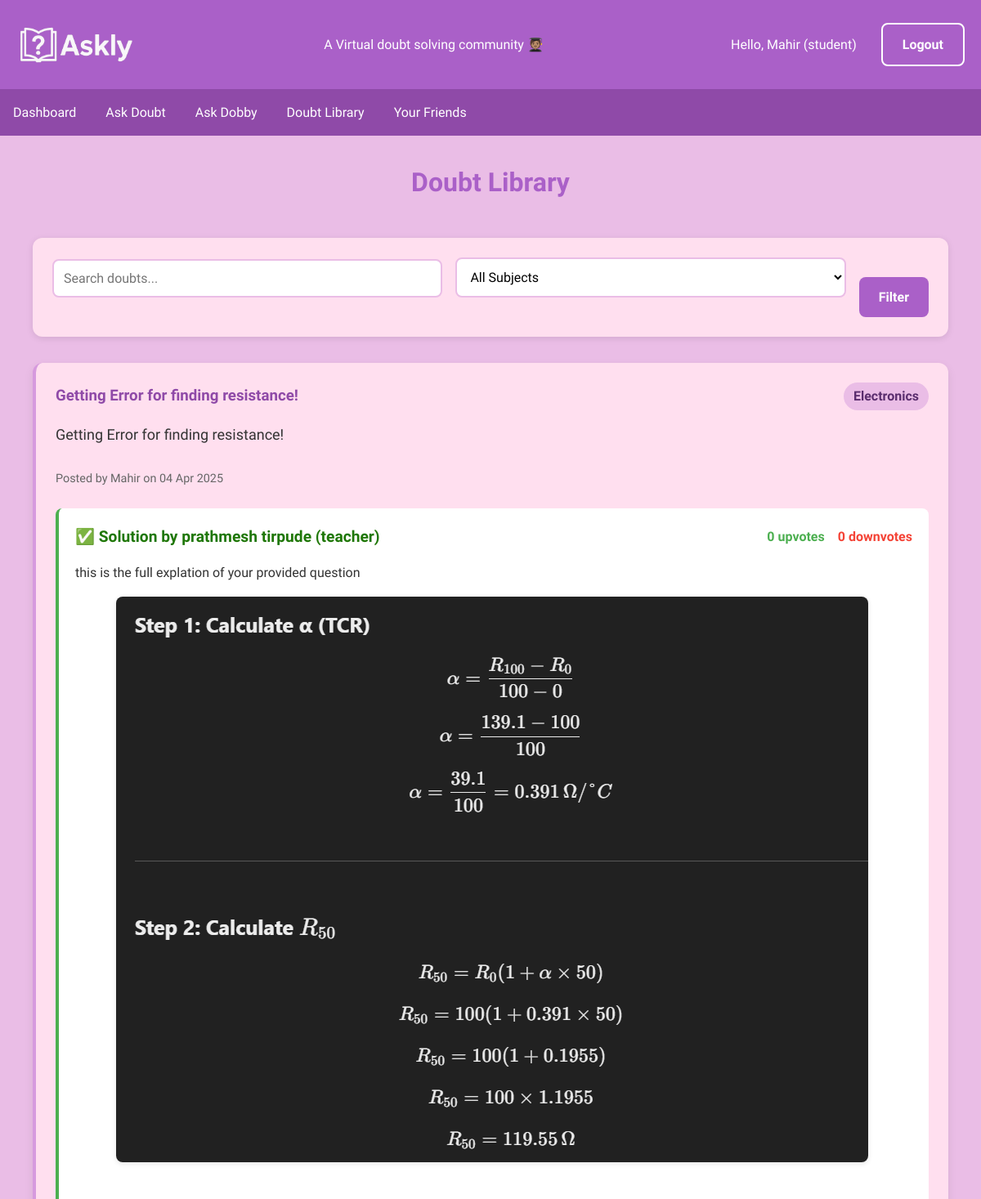
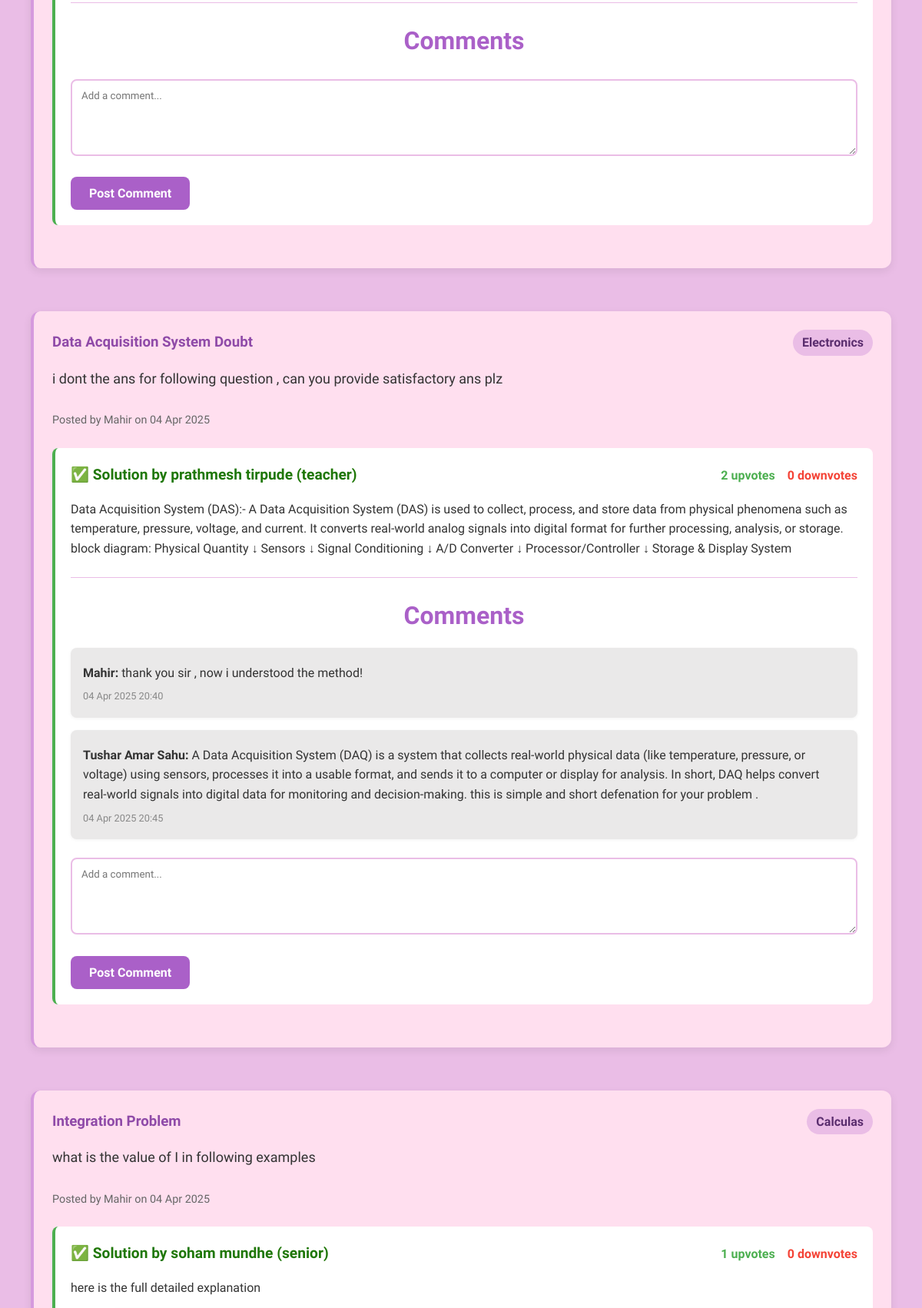
Screenshot of /doubt_library (signed in, upper part) with the database file from the repository (2 pictures, top to bottom).
### app.py (models this page shows, shortened)
class User(db.Model):
    id = db.Column(db.Integer, primary_key=True)
    name = db.Column(db.String(100), nullable=False)
    email = db.Column(db.String(100), unique=True, nullable=False)
    password = db.Column(db.String(100), nullable=False)
    role = db.Column(db.String(20), default='student')  # 'student', 'teacher' or 'senior'
    points = db.Column(db.Integer, default=0)
    doubts_posted = db.Column(db.Integer, default=0)
    doubts = db.relationship('Doubt', backref='author', lazy=True)
    solutions = db.relationship('Solution', backref='solver', lazy=True)
    votes = db.relationship('Vote', backref='voter', lazy=True)
    comments = db.relationship('Comment', backref='commenter', lazy=True)

class Doubt(db.Model):
    id = db.Column(db.Integer, primary_key=True)
    title = db.Column(db.String(200), nullable=False)
    description = db.Column(db.Text, nullable=False)
    subject = db.Column(db.String(50), nullable=False)  # Added subject field
    image_path = db.Column(db.String(300))
    created_at = db.Column(db.DateTime, default=datetime.utcnow)
    user_id = db.Column(db.Integer, db.ForeignKey('user.id'), nullable=False)
    solved = db.Column(db.Boolean, default=False)
    solutions = db.relationship('Solution', backref='doubt', lazy=True)
    comments = db.relationship('Comment', backref='doubt', lazy=True)

class Solution(db.Model):
    id = db.Column(db.Integer, primary_key=True)
    text = db.Column(db.Text, nullable=False)
    image_path = db.Column(db.String(300))
    solved_by = db.Column(db.String(100), nullable=False)
    solver_role = db.Column(db.String(20), nullable=False)
    created_at = db.Column(db.DateTime, default=datetime.utcnow)
    doubt_id = db.Column(db.Integer, db.ForeignKey('doubt.id'), nullable=False)
    user_id = db.Column(db.Integer, db.ForeignKey('user.id'), nullable=False)
    votes = db.relationship('Vote', backref='solution', lazy=True)
    @property
    def upvotes(self):
        return Vote.query.filter_by(solution_id=self.id, is_upvote=True).count()
    @property
    def downvotes(self):
        return Vote.query.filter_by(solution_id=self.id, is_upvote=False).count()

class Comment(db.Model):
    id = db.Column(db.Integer, primary_key=True)
    text = db.Column(db.Text, nullable=False)
    created_at = db.Column(db.DateTime, default=datetime.utcnow)
    user_id = db.Column(db.Integer, db.ForeignKey('user.id'), nullable=False)
    doubt_id = db.Column(db.Integer, db.ForeignKey('doubt.id'), nullable=False)

### app.py (the view)
@app.route('/doubt_library')
@login_required
def doubt_library():
    subject_filter = request.args.get('subject', '')
    search_query = request.args.get('search', '')
    query = Doubt.query.filter_by(solved=True)
    if subject_filter:
        query = query.filter_by(subject=subject_filter)
    if search_query:
        query = query.filter(Doubt.title.contains(search_query) |
                           Doubt.description.contains(search_query))
    solved_doubts = query.order_by(Doubt.created_at.desc()).all()
    subjects = db.session.query(Doubt.subject).distinct().all()
    subjects = [s[0] for s in subjects]
    return render_template('doubt_library.html',
                         solved_doubts=solved_doubts,
                         subjects=subjects,
                         current_subject=subject_filter,
                         search_query=search_query)

### app.py (called while the page is built)
def login_required(f):
    @wraps(f)
    def decorated_function(*args, **kwargs):
        if 'email' not in session:
            flash('Please login to view this page', 'error')
            return redirect(url_for('login'))
        return f(*args, **kwargs)
    return decorated_function

### templates/doubt_library.html (shortened to what this page needs)
{% extends "base.html" %}
{% block content %}
<div class="library-container">
    <h2>Doubt Library</h2>
    <br>
    <div class="filter-section">
        <form method="GET" class="filter-form">
            <div class="form-group">
                <input type="text" name="search" placeholder="Search doubts..." value="{{ search_query }}">
            </div>
            <div class="form-group">
                <select name="subject">
                    <option value="">All Subjects</option>
                </select>
            </div>
            <button type="submit" class="btn">Filter</button>
        </form>
    </div>
    <div class="doubts-list">
        {% for doubt in solved_doubts %}
        <div class="doubt-card">
            <div class="doubt-header">
                <h3 style="color: #8F4AA8;">{{ doubt.title }}</h3>
                <span class="subject-badge">{{ doubt.subject }}</span>
            </div>
            <p style="font-size: large;">{{ doubt.description }}</p><br>
            <div class="doubt-meta">
                <small>Posted by {{ doubt.author.name }} on {{ doubt.created_at.strftime('%d %b %Y') }}</small>
            </div>
            {% for solution in doubt.solutions %}
            <div class="solution">
                <div class="solution-header">
                    <h4> ✅ Solution by {{ solution.solved_by }} ({{ solution.solver_role }})</h4>
                    <div class="vote-count">
                        <span class="upvotes">{{ solution.upvotes }} upvotes</span>
                        <span class="downvotes">{{ solution.downvotes }} downvotes</span>
                    </div>
                </div>
                <p>{{ solution.text }}</p>
                {% if solution.image_path %}
                <div class="solution-image">
                    <img src="{{ url_for('static', filename='uploads/' + solution.image_path) }}" alt="Solution image">
                </div>
                {% endif %}
                <div class="comments-section">
                    <h2>Comments</h2>
                    {% for comment in doubt.comments %}
                    <div class="comment">
                        <p><strong>{{ comment.commenter.name }}:</strong> {{ comment.text }}</p>
                        <small>{{ comment.created_at.strftime('%d %b %Y %H:%M') }}</small>
                    </div>
                    {% endfor %}
                    <form method="POST" action="{{ url_for('add_comment', doubt_id=doubt.id) }}" class="comment-form">
                        <textarea name="comment_text" placeholder="Add a comment..." required></textarea>
                        <button type="submit" class="btn">Post Comment</button>
                    </form>
                </div>
            </div>
            {% endfor %}
        </div>
        {% endfor %}
    </div>
</div>
{% endblock %}

### templates/base.html (shortened to what this page needs)
<!DOCTYPE html>
<html lang="en">
<head>
    <link rel="stylesheet" href="https://cdnjs.cloudflare.com/ajax/libs/font-awesome/6.7.2/css/all.min.css" />
    <link rel="stylesheet" href="{{ url_for('static', filename='style.css') }}">
</head>
<body>
    <header>
        <div class="header-container">
            <img src="{{url_for('static', filename= 'Askly logo main 1.png')}}" alt="Askly Logo" class="logo" style="height: 50px; ">
            <p>A Virtual doubt solving community 🧑🏽‍🎓</p>
            <div class="user-info">
                {% if 'email' in session %}
                    <span>Hello, {{ session.name }} ({{ session.role }})</span>
                    <br><br><br>
                    <a href="{{ url_for('logout') }}" class="logout-btn">Logout</a>
                {% endif %}
            </div>
        </div>
    </header>
    <nav>
        {% if 'email' in session %}
            {% if session.role == 'teacher' or session.role == 'senior' %}
                <a href="{{ url_for('teacher_dashboard') }}">Teacher Dashboard</a>
                <a href="{{ url_for('doubt_library') }}">Doubt Library</a>
            {% else %}
                <a href="{{ url_for('dashboard') }}">Dashboard</a>
                <a href="{{ url_for('ask_doubt') }}">Ask Doubt</a>
                <a href="{{ url_for('dobby') }}">Ask Dobby</a>
                <a href="{{ url_for('doubt_library') }}">Doubt Library</a>
                <a href="{{ url_for('student_community') }}">Your Friends</a>
            {% endif %}
        {% endif %}
    </nav>
    <main>
        {% block content %}{% endblock %}
    </main>
</body>

### rows the page displays
User: name "Mahir"
Doubt: title "Getting Error for finding resistance!", subject "Electronics", description "Getting Error for finding resistance!", author.name "Mahir", created_at "04 Apr 2025"
Solution: solved_by "prathmesh tirpude", solver_role "teacher", upvotes "0", downvotes "0", text "this is the full explation of your provided question", image_path (picture)
Doubt: title "Data Acquisition System Doubt", subject "Electronics", description "i dont the ans for following question , can you provide satisfactory ans plz", author.name "Mahir", created_at "04 Apr 2025"
Solution: solved_by "prathmesh tirpude", solver_role "teacher", upvotes "2", downvotes "0", text "Data Acquisition System (DAS):- A Data Acquisition System (DAS) is used to collect, process, and store data from physical phenomena such as temperature, pressure, voltage, and current. It converts real-world analog signals into digital format for further processing, analysis, or storage. block diagram: Physical Quantity ↓ Sensors ↓ Signal Conditioning ↓ A/D Converter ↓ Processor/Controller ↓ Storage & Display System"
Comment: commenter.name "Mahir", text "thank you sir , now i understood the method!", created_at "04 Apr 2025 20:40"
Comment: commenter.name "Tushar Amar Sahu", text "A Data Acquisition System (DAQ) is a system that collects real-world physical data (like temperature, pressure, or voltage) using sensors, processes it into a usable format, and sends it to a computer or display for analysis. In short, DAQ helps convert real-world signals into digital data for monitoring and decision-making. this is simple and short defenation for your problem .", created_at "04 Apr 2025 20:45"
Doubt: title "Integration Problem", subject "Calculas", description "what is the value of I in following examples", author.name "Mahir", created_at "04 Apr 2025"
Solution: solved_by "soham mundhe", solver_role "senior", upvotes "1", downvotes "0", text "here is the full detailed explanation"

### other values shown
{{ session.role }} "student"
